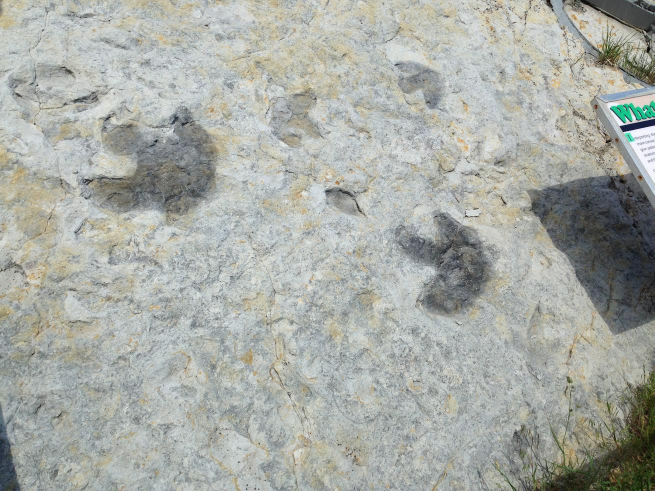
%> input picture ComputerVision/HW3/DinosaurPrints.jpg, 1309 x 982 px (shown at 1/2 size)
$ octave CV_HW3_PRINTS_JURMAN.m   (GNU Octave 9; MATLAB toolbox functions it lacks are replaced by stand-ins)
%> lines starting %> are read from the running program, lines starting %| are printed output that depends on the picture
I = imread('DinosaurPrints.jpg');
%> I is the input picture: size 982x1309x3 uint8; mean R, G, B 167.9, 171.1, 165
I = rgb2gray(I);
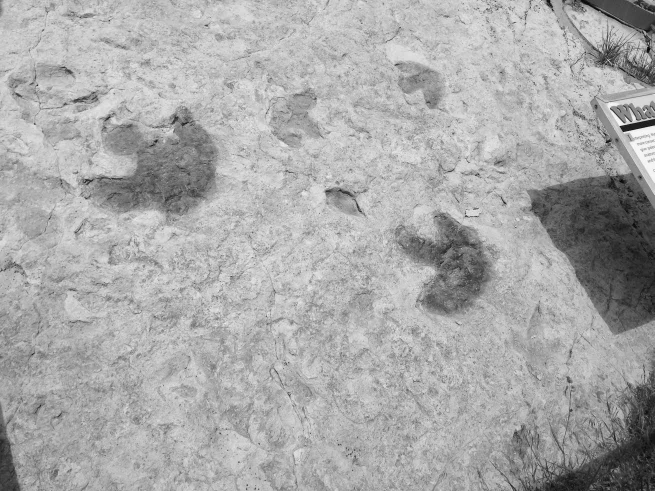
%> I: size 982x1309 uint8 (shown at 1/2 size); min 0, max 254, mean 169.5
I = im2double(I);
%> I: size 982x1309 double
%figure;
I = imresize(I, 1/3);
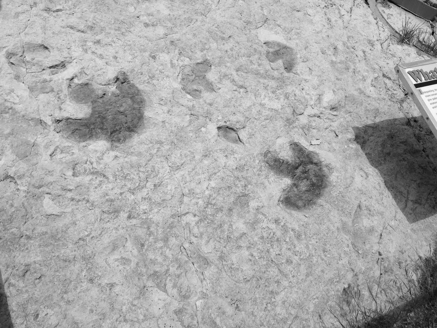
%> I: size 328x437 double; min 0.0246, max 0.982, mean 0.665
figure, subplot(1, 2, 1), imshow(I);

%Ic = edge(I, 'canny', [0.20 0.25], 16);
%subplot(1,2,2), imshow(Ic), title('Canny Filter [0.20 0.25], 16')

%> (the run ends here)

$ run again, with ComputerVision/HW3/DinosaurPrint.jpg copied over ComputerVision/HW3/DinosaurPrints.jpg
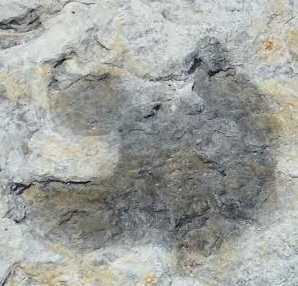
%> input picture ComputerVision/HW3/DinosaurPrint.jpg, 298 x 286 px
%> I is the input picture: size 286x298x3 uint8; mean R, G, B 159, 161.7, 157.2
%> `I = rgb2gray(I);`:
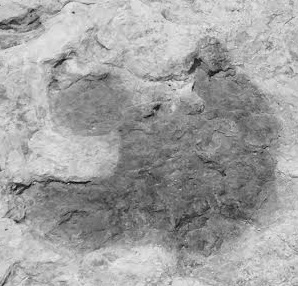
%> I: size 286x298 uint8; min 0, max 241, mean 160.4
%> `I = imresize(I, 1/3);`:
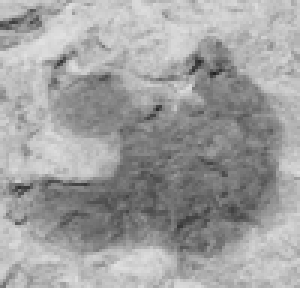
%> I: size 96x100 double (shown 3 times larger); min 0.141, max 0.886, mean 0.629
%> nl: size 96x100 double; every value is 3.09e-08
